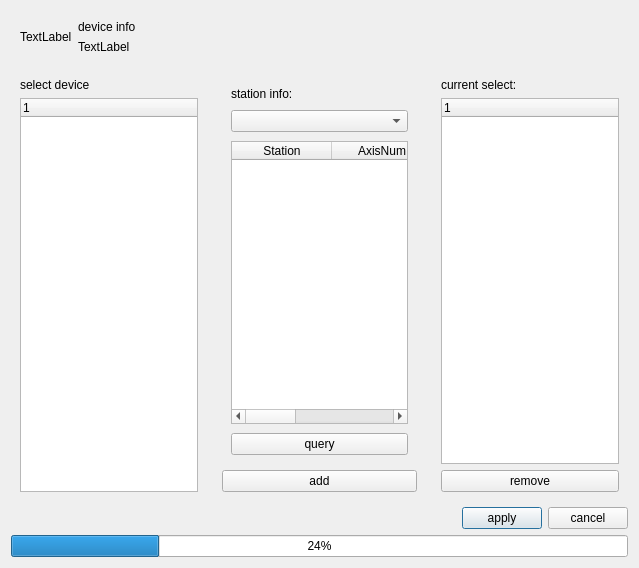
<?xml version="1.0" encoding="UTF-8"?>
<ui version="4.0">
 <class>ConfigDialog</class>
 <widget class="QDialog" name="ConfigDialog">
  <property name="geometry">
   <rect>
    <x>0</x>
    <y>0</y>
    <width>639</width>
    <height>568</height>
   </rect>
  </property>
  <property name="windowTitle">
   <string>Dialog</string>
  </property>
  <layout class="QGridLayout" name="gridLayout" rowstretch="1,2,0,0">
   <item row="2" column="0" colspan="3">
    <layout class="QHBoxLayout" name="horizontalLayout_2">
     <item>
      <spacer name="horizontalSpacer">
       <property name="orientation">
        <enum>Qt::Horizontal</enum>
       </property>
       <property name="sizeHint" stdset="0">
        <size>
         <width>40</width>
         <height>20</height>
        </size>
       </property>
      </spacer>
     </item>
     <item>
      <widget class="QPushButton" name="btn_apply">
       <property name="text">
        <string>apply</string>
       </property>
      </widget>
     </item>
     <item>
      <widget class="QPushButton" name="btn_cancel">
       <property name="text">
        <string>cancel</string>
       </property>
      </widget>
     </item>
    </layout>
   </item>
   <item row="0" column="0" colspan="3">
    <widget class="QWidget" name="widget_deviceInfo" native="true">
     <property name="sizePolicy">
      <sizepolicy hsizetype="Expanding" vsizetype="Fixed">
       <horstretch>0</horstretch>
       <verstretch>0</verstretch>
      </sizepolicy>
     </property>
     <layout class="QHBoxLayout" name="horizontalLayout" stretch="0,1">
      <item>
       <widget class="QLabel" name="label_image">
        <property name="text">
         <string>TextLabel</string>
        </property>
       </widget>
      </item>
      <item>
       <layout class="QVBoxLayout" name="verticalLayout" stretch="0,1">
        <item>
         <widget class="QLabel" name="label_deviceTitle">
          <property name="text">
           <string>device info</string>
          </property>
         </widget>
        </item>
        <item>
         <widget class="QLabel" name="label_deviceInfo">
          <property name="text">
           <string>TextLabel</string>
          </property>
          <property name="alignment">
           <set>Qt::AlignLeading|Qt::AlignLeft|Qt::AlignTop</set>
          </property>
         </widget>
        </item>
       </layout>
      </item>
     </layout>
    </widget>
   </item>
   <item row="1" column="0">
    <widget class="QWidget" name="widget_srcTree" native="true">
     <layout class="QVBoxLayout" name="verticalLayout_3" stretch="0,1">
      <item>
       <widget class="QLabel" name="label_2">
        <property name="text">
         <string>select device</string>
        </property>
       </widget>
      </item>
      <item>
       <widget class="QTreeWidget" name="treeWidget_src">
        <property name="minimumSize">
         <size>
          <width>128</width>
          <height>0</height>
         </size>
        </property>
        <column>
         <property name="text">
          <string>1</string>
         </property>
        </column>
       </widget>
      </item>
     </layout>
    </widget>
   </item>
   <item row="1" column="1">
    <widget class="QWidget" name="widget_controlPanel" native="true">
     <property name="minimumSize">
      <size>
       <width>160</width>
       <height>0</height>
      </size>
     </property>
     <layout class="QVBoxLayout" name="verticalLayout_4">
      <item>
       <widget class="QWidget" name="widget_rnCtlPanel" native="true">
        <layout class="QVBoxLayout" name="verticalLayout_5" stretch="0,0,1,0">
         <property name="spacing">
          <number>9</number>
         </property>
         <property name="bottomMargin">
          <number>9</number>
         </property>
         <item>
          <widget class="QLabel" name="label_stationInfo">
           <property name="text">
            <string>station info:</string>
           </property>
          </widget>
         </item>
         <item>
          <widget class="QComboBox" name="comboBox_rnStation">
           <property name="sizePolicy">
            <sizepolicy hsizetype="Preferred" vsizetype="Fixed">
             <horstretch>0</horstretch>
             <verstretch>0</verstretch>
            </sizepolicy>
           </property>
           <property name="insertPolicy">
            <enum>QComboBox::InsertAtBottom</enum>
           </property>
          </widget>
         </item>
         <item>
          <widget class="QTableWidget" name="table_queryList">
           <property name="sizeAdjustPolicy">
            <enum>QAbstractScrollArea::AdjustIgnored</enum>
           </property>
           <column>
            <property name="text">
             <string>Station</string>
            </property>
           </column>
           <column>
            <property name="text">
             <string>AxisNum</string>
            </property>
           </column>
           <column>
            <property name="text">
             <string>DSP</string>
            </property>
           </column>
          </widget>
         </item>
         <item>
          <widget class="QPushButton" name="btn_query">
           <property name="text">
            <string>query</string>
           </property>
          </widget>
         </item>
        </layout>
       </widget>
      </item>
      <item>
       <widget class="QPushButton" name="btn_add">
        <property name="text">
         <string>add</string>
        </property>
       </widget>
      </item>
     </layout>
    </widget>
   </item>
   <item row="1" column="2">
    <widget class="QWidget" name="widget_dstTree" native="true">
     <layout class="QVBoxLayout" name="verticalLayout_6">
      <item>
       <widget class="QLabel" name="label_6">
        <property name="text">
         <string>current select:</string>
        </property>
       </widget>
      </item>
      <item>
       <widget class="QTreeWidget" name="treeWidget_dst">
        <property name="minimumSize">
         <size>
          <width>128</width>
          <height>0</height>
         </size>
        </property>
        <column>
         <property name="text">
          <string notr="true">1</string>
         </property>
        </column>
       </widget>
      </item>
      <item>
       <widget class="QPushButton" name="btn_remove">
        <property name="text">
         <string>remove</string>
        </property>
       </widget>
      </item>
     </layout>
    </widget>
   </item>
   <item row="3" column="0" colspan="3">
    <widget class="QProgressBar" name="progressBar">
     <property name="value">
      <number>24</number>
     </property>
    </widget>
   </item>
  </layout>
 </widget>
 <resources/>
 <connections/>
</ui>
